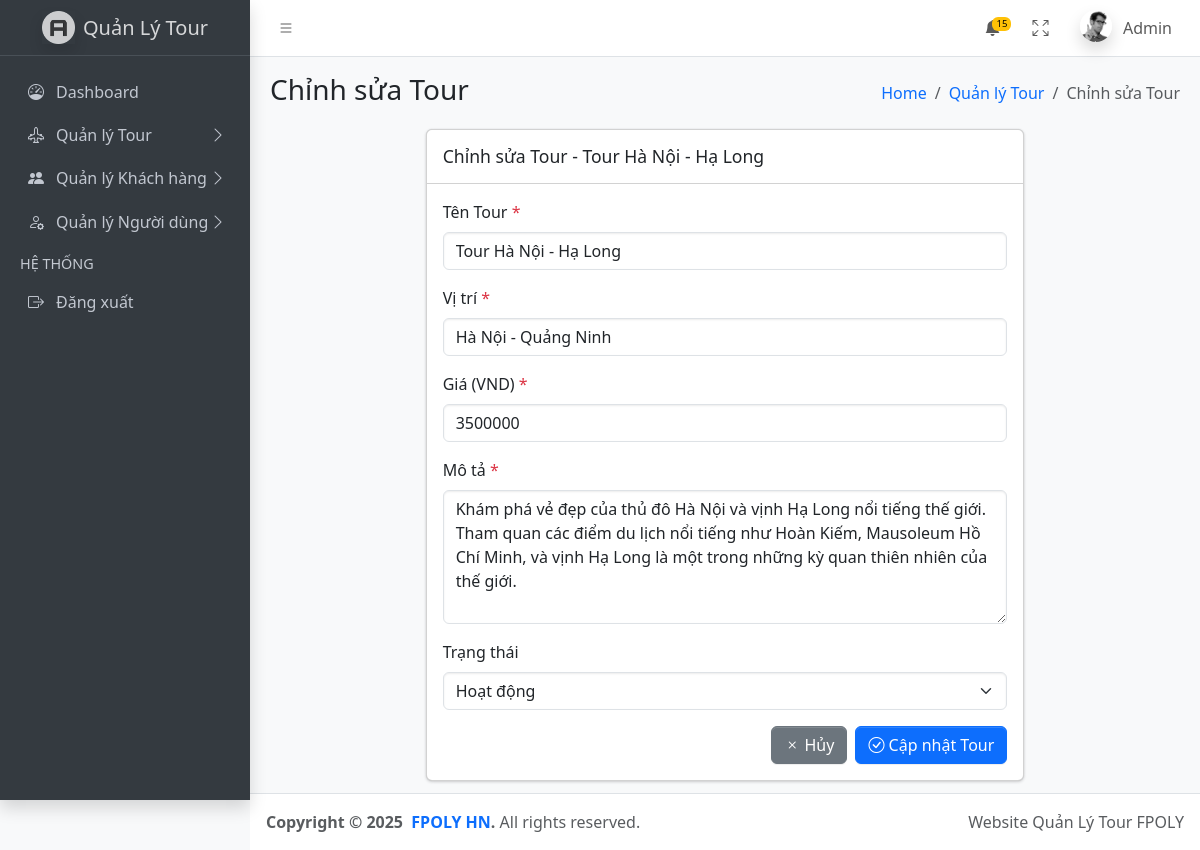
Page /tour/edit?id=1 (signed in) on the committed database.
### tables this page shows
CREATE TABLE IF NOT EXISTS `tours` (
  `id` int(11) NOT NULL AUTO_INCREMENT PRIMARY KEY,
  `name` varchar(255) NOT NULL,
  `description` longtext NOT NULL,
  `price` decimal(10, 0) NOT NULL,
  `location` varchar(255) NOT NULL,
  `status` tinyint(4) DEFAULT 1,
  `created_at` timestamp DEFAULT CURRENT_TIMESTAMP,
  `updated_at` timestamp DEFAULT CURRENT_TIMESTAMP ON UPDATE CURRENT_TIMESTAMP
);

### src/helpers/helpers.php (called while the page is built, shortened)
<?php
function view_path(string $view): string
{
    $normalized = str_replace('.', DIRECTORY_SEPARATOR, $view);
    return BASE_PATH . DIRECTORY_SEPARATOR . 'views' . DIRECTORY_SEPARATOR . $normalized . '.php';
}
function view(string $view, array $data = []): void
{
    $file = view_path($view);
    extract($data, EXTR_OVERWRITE);
    include $file;
}

### src/controllers/TourController.php (called while the page is built, shortened)
<?php
class TourController
{
    private $tourModel;
    public function __construct()
    {
        $this->tourModel = new Tour();
    }
    public function edit()
    {
        $id = $_GET['id'] ?? null;
        $tour = $this->tourModel->find($id);
        view('admin/tours/edit', [
            'title' => 'Chỉnh sửa Tour - Website Quản Lý Tour',
            'tour' => $tour,
        ]);
    }
}

### index.php (called while the page is built, shortened)
<?php
require_once __DIR__ . '/src/helpers/helpers.php';
require_once __DIR__ . '/src/helpers/database.php';
require_once __DIR__ . '/src/models/Tour.php';
require_once __DIR__ . '/src/controllers/TourController.php';
$homeController = new HomeController();
$authController = new AuthController();
$tourController = new TourController();
$act = $_GET['act'] ?? '/';
match ($act) {
    '/', 'welcome' => $homeController->welcome(),
    'home' => $homeController->home(),
    'login' => $authController->login(),
    'check-login' => $authController->checkLogin(),
    'logout' => $authController->logout(),
    'tour/index' => $tourController->index(),
    'tour/create' => $tourController->create(),
    'tour/store' => $tourController->store(),
    'tour/edit' => $tourController->edit(),
    'tour/update' => $tourController->update(),
    'tour/delete' => $tourController->delete(),
    default => $homeController->notFound(),
};

### src/helpers/database.php (called while the page is built, shortened)
<?php
function getDB()
{
    static $dbConfig = null;
    if ($dbConfig === null) {
        $config = require BASE_PATH . '/config/config.php';
        $dbConfig = $config['db'];
    }
    try {
        $dsn = sprintf(
            'mysql:host=%s;dbname=%s;charset=%s',
            $dbConfig['host'],
            $dbConfig['name'],
            $dbConfig['charset']
        );
        $pdo = new PDO($dsn, $dbConfig['user'], $dbConfig['pass'], [
            PDO::ATTR_ERRMODE => PDO::ERRMODE_EXCEPTION,
            PDO::ATTR_DEFAULT_FETCH_MODE => PDO::FETCH_ASSOC,
            PDO::ATTR_EMULATE_PREPARES => false,
        ]);
        return $pdo;
    } catch (PDOException $e) {
        error_log('Database connection failed: ' . $e->getMessage());
        return null;
    }
}

### src/models/Tour.php (called while the page is built, shortened)
<?php
class Tour
{
    private $conn;
    public function __construct($data = [])
    {
        $this->conn = getDB();
    }
    public function find($id)
    {
        $stmt = $this->conn->prepare("SELECT * FROM tours WHERE id = ?");
        $stmt->execute([$id]);
        return $stmt->fetch(PDO::FETCH_ASSOC);
    }
}

### views/admin/tours/edit.php (the view, shortened to what this page needs)
<div class="row">
    <div class="col-md-8 offset-md-2">
        <div class="card">
            <div class="card-header">
                <h3 class="card-title">Chỉnh sửa Tour - <?= htmlspecialchars($tour['name']) ?></h3>
            </div>
            <div class="card-body">
                <form method="POST" action="<?= BASE_URL ?>tour/update">
                    <div class="mb-3">
                        <label for="name" class="form-label">Tên Tour <span class="text-danger">*</span></label>
                        <input type="text" class="form-control" id="name" name="name" value="<?= htmlspecialchars($tour['name']) ?>" placeholder="Nhập tên tour" required>
                    </div>
                    <div class="mb-3">
                        <label for="location" class="form-label">Vị trí <span class="text-danger">*</span></label>
                        <input type="text" class="form-control" id="location" name="location" value="<?= htmlspecialchars($tour['location']) ?>" placeholder="Ví dụ: Hà Nội - Hạ Long" required>
                    </div>
                    <div class="mb-3">
                        <label for="price" class="form-label">Giá (VND) <span class="text-danger">*</span></label>
                        <input type="number" class="form-control" id="price" name="price" step="1000" min="0" value="<?= $tour['price'] ?>" placeholder="Nhập giá tour" required>
                    </div>
                    <div class="mb-3">
                        <label for="description" class="form-label">Mô tả <span class="text-danger">*</span></label>
                        <textarea class="form-control" id="description" name="description" rows="5" placeholder="Nhập mô tả chi tiết về tour" required><?= htmlspecialchars($tour['description']) ?></textarea>
                    </div>
                    <div class="mb-3">
                        <label for="status" class="form-label">Trạng thái</label>
                        <select class="form-select" id="status" name="status">
                            <option value="1" <?= $tour['status'] == 1 ? 'selected' : '' ?>>Hoạt động</option>
                        </select>
                    </div>
                    <div class="d-grid gap-2 d-md-flex justify-content-md-end">
                        <a href="<?= BASE_URL ?>tour/index" class="btn btn-secondary"><i class="bi bi-x"></i> Hủy</a>
                        <button type="submit" class="btn btn-primary"><i class="bi bi-check-circle"></i> Cập nhật Tour</button>
                    </div>
                </form>
            </div>
        </div>
    </div>
</div>

### rows in the picture
tours: name "Tour Hà Nội - Hạ Long", location "Hà Nội - Quảng Ninh", price "3500000", description "Khám phá vẻ đẹp của thủ đô Hà Nội và vịnh Hạ Long nổi tiếng thế giới. Tham quan các điểm du lịch nổi tiếng như Hoàn Kiếm, Mausoleum Hồ Chí Minh, và vịnh Hạ Long là một trong những kỳ quan thiên nhiên của thế giới.", status "Hoạt động"

### other values in the picture
$currentUser->name "Admin"
$pageTitle "Chỉnh sửa Tour"
$item['label'] "Quản lý Tour"
$item['label'] "Chỉnh sửa Tour"
